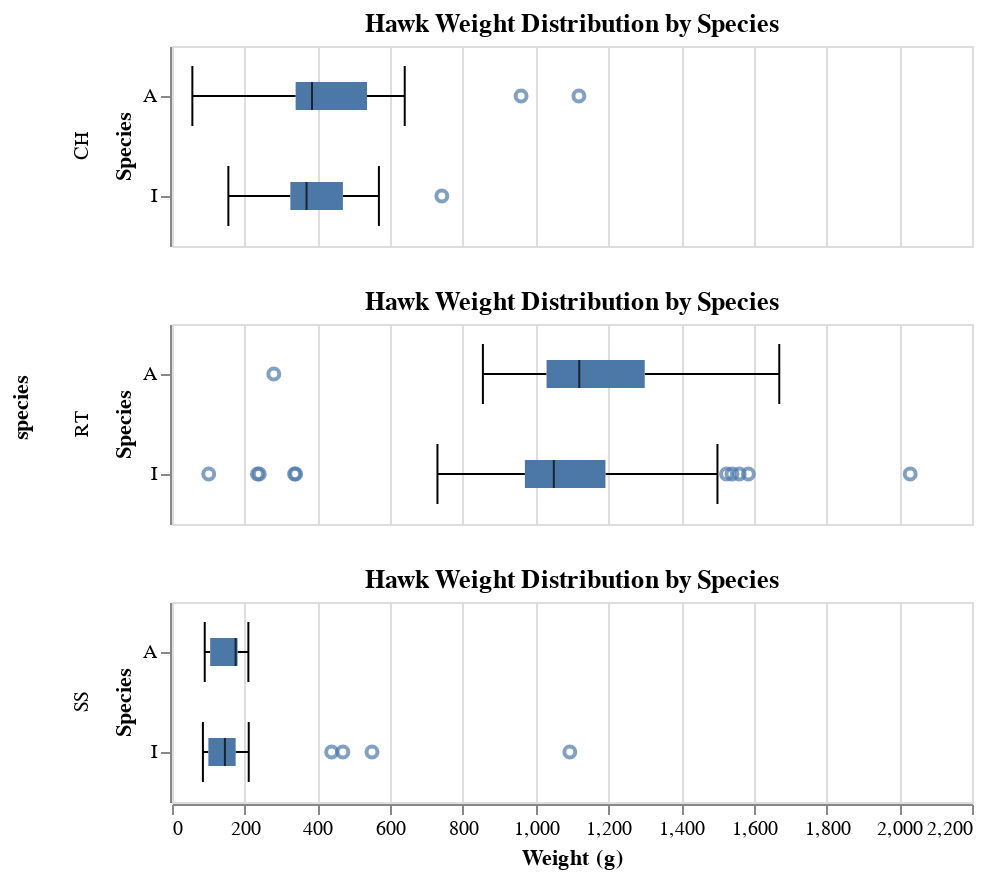

Notebook source saved alongside this figure:
### Markdown cell above
<div style="border-left: 5px solid #007BFF; padding: 15px; background-color: #F0F8FF; border-radius: 8px;">

<h2>Weight Distribution by Species, Faceted by Age</h2>

<p><strong>Exploratory Question:</strong>  
<em>How does the weight distribution of hawks vary with age across different species?</em></p>

<p><strong>VIZ TASK:</strong> Create faceted boxplots to compare how hawk weight distributions differ by age within each species.</p>

<h3>Chart Specification:</h3>
<ul>
<li>Use <code>mark_boxplot</code> to show the distribution of hawk weights for each age group.</li>
<li>Encode <code>age</code> on the <strong>y channel</strong> as <code>nominal</code>, titled <em>Age</em>.</li>
<li>Encode <code>weight</code> on the <strong>x channel</strong> as <code>quantitative</code>, titled <em>Weight (g)</em>.</li>
<li>Encode <code>age</code> on the <strong>color channel</strong> as <code>nominal</code> to distinguish groups, but remove the legend (<code>legend=None</code>).</li>
<li>Use <code>facet</code> with <code>row='species:N'</code> so that each species appears as a separate horizontal panel.</li>
<li>Display median lines in <strong>black</strong> with a stroke width of 3 pixels.</li>
</ul>

<h3>Styling Specifications:</h3>
<ul>
<li>Set chart <strong>width</strong> to 400 pixels and <strong>height</strong> to 100 pixels for each facet.</li>
<li>Apply distinct colors per age group (Altair’s default categorical palette).</li>
<li>Chart title: <em>Weight Distribution by Species, Faceted by Age</em>.</li>
<li>Each facet should clearly separate species for easy comparison across age categories.</li>
</ul>

</div>

### Code cell
# Faceted boxplots - much clearer!


alt.Chart(hawks).mark_boxplot(
    median={"color": "black", "strokeWidth": 3},
    ticks={"size": 30},
).encode(
    x=alt.X('weight:Q', title='Weight (g)'),
    y=alt.Y('age:N', title='Species'),
).properties(
    width=400,
    height=100,
    title='Hawk Weight Distribution by Species'
).facet(
    row = 'species:N'
)

### Figure 1 — Vega-Lite specification as saved in the notebook (floating-point values rounded to 4 significant figures; data arrays with more than 128 entries replaced by an {"elided": "..."} marker saying what was removed)
{"config": {"view": {"continuousWidth": 300, "continuousHeight": 300}}, "data": {"name": "data-efb8497cf6d7139b18cdde9fcbe3adc4"}, "facet": {"row": {"field": "species", "type": "nominal"}}, "spec": {"mark": {"type": "boxplot", "median": {"color": "black", "strokeWidth": 3}, "ticks": {"size": 30}}, "encoding": {"x": {"field": "weight", "title": "Weight (g)", "type": "quantitative"}, "y": {"field": "age", "title": "Species", "type": "nominal"}}, "height": 100, "title": "Hawk Weight Distribution by Species", "width": 400}, "$schema": "https://vega.github.io/schema/vega-lite/v5.20.1.json", "datasets": {"data-efb8497cf6d7139b18cdde9fcbe3adc4": {"elided": "898 records"}}}
